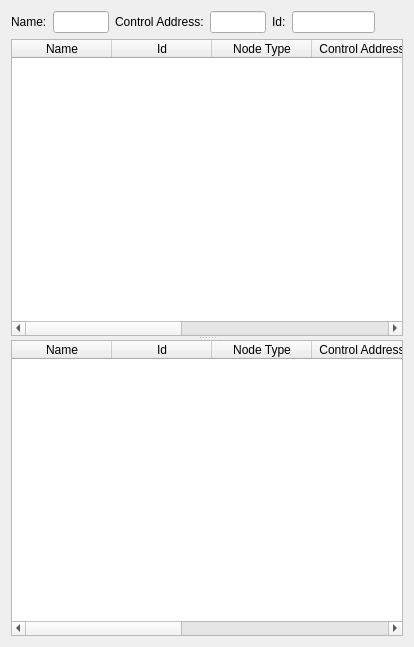
<?xml version="1.0" encoding="UTF-8"?>
<ui version="4.0">
 <class>RawStatistics</class>
 <widget class="QWidget" name="RawStatistics">
  <property name="geometry">
   <rect>
    <x>0</x>
    <y>0</y>
    <width>414</width>
    <height>647</height>
   </rect>
  </property>
  <property name="windowTitle">
   <string>Raw Node Statistics</string>
  </property>
  <layout class="QVBoxLayout" name="verticalLayout">
   <item>
    <layout class="QHBoxLayout" name="horizontalLayout" stretch="0,2,0,2,0,3,1">
     <item>
      <widget class="QLabel" name="label">
       <property name="text">
        <string>Name:</string>
       </property>
      </widget>
     </item>
     <item>
      <widget class="QLineEdit" name="name">
       <property name="readOnly">
        <bool>true</bool>
       </property>
      </widget>
     </item>
     <item>
      <widget class="QLabel" name="label_2">
       <property name="text">
        <string>Control Address:</string>
       </property>
      </widget>
     </item>
     <item>
      <widget class="QLineEdit" name="address">
       <property name="readOnly">
        <bool>true</bool>
       </property>
      </widget>
     </item>
     <item>
      <widget class="QLabel" name="label_3">
       <property name="text">
        <string>Id:</string>
       </property>
      </widget>
     </item>
     <item>
      <widget class="QLineEdit" name="id">
       <property name="maxLength">
        <number>20</number>
       </property>
       <property name="readOnly">
        <bool>true</bool>
       </property>
      </widget>
     </item>
     <item>
      <spacer name="horizontalSpacer">
       <property name="orientation">
        <enum>Qt::Horizontal</enum>
       </property>
       <property name="sizeHint" stdset="0">
        <size>
         <width>0</width>
         <height>20</height>
        </size>
       </property>
      </spacer>
     </item>
    </layout>
   </item>
   <item>
    <widget class="QSplitter" name="tableSplitter">
     <property name="orientation">
      <enum>Qt::Vertical</enum>
     </property>
     <widget class="QTableWidget" name="localTable">
      <property name="editTriggers">
       <set>QAbstractItemView::NoEditTriggers</set>
      </property>
      <property name="selectionMode">
       <enum>QAbstractItemView::SingleSelection</enum>
      </property>
      <property name="selectionBehavior">
       <enum>QAbstractItemView::SelectRows</enum>
      </property>
      <property name="sortingEnabled">
       <bool>true</bool>
      </property>
      <property name="wordWrap">
       <bool>false</bool>
      </property>
      <attribute name="verticalHeaderVisible">
       <bool>false</bool>
      </attribute>
      <column>
       <property name="text">
        <string>Name</string>
       </property>
       <property name="toolTip">
        <string>Name of node</string>
       </property>
      </column>
      <column>
       <property name="text">
        <string>Id</string>
       </property>
       <property name="toolTip">
        <string>Identity of node</string>
       </property>
      </column>
      <column>
       <property name="text">
        <string>Node Type</string>
       </property>
      </column>
      <column>
       <property name="text">
        <string>Control Address</string>
       </property>
       <property name="toolTip">
        <string>Address of node</string>
       </property>
      </column>
      <column>
       <property name="text">
        <string>Data Address</string>
       </property>
       <property name="toolTip">
        <string>Is this node multicast enabled.</string>
       </property>
      </column>
      <column>
       <property name="text">
        <string># Recv</string>
       </property>
       <property name="toolTip">
        <string>Number of packets received from this node.</string>
       </property>
      </column>
      <column>
       <property name="text">
        <string># Retry</string>
       </property>
       <property name="toolTip">
        <string>Number of retransmitted packets to this node.</string>
       </property>
      </column>
     </widget>
     <widget class="QTableWidget" name="remoteTable">
      <property name="editTriggers">
       <set>QAbstractItemView::NoEditTriggers</set>
      </property>
      <property name="selectionMode">
       <enum>QAbstractItemView::SingleSelection</enum>
      </property>
      <property name="selectionBehavior">
       <enum>QAbstractItemView::SelectRows</enum>
      </property>
      <property name="sortingEnabled">
       <bool>true</bool>
      </property>
      <property name="wordWrap">
       <bool>false</bool>
      </property>
      <attribute name="verticalHeaderVisible">
       <bool>false</bool>
      </attribute>
      <column>
       <property name="text">
        <string>Name</string>
       </property>
       <property name="toolTip">
        <string>Name of node</string>
       </property>
      </column>
      <column>
       <property name="text">
        <string>Id</string>
       </property>
       <property name="toolTip">
        <string>Identity of node</string>
       </property>
      </column>
      <column>
       <property name="text">
        <string>Node Type</string>
       </property>
      </column>
      <column>
       <property name="text">
        <string>Control Address</string>
       </property>
       <property name="toolTip">
        <string>Address of node</string>
       </property>
      </column>
      <column>
       <property name="text">
        <string>Data Address</string>
       </property>
       <property name="toolTip">
        <string>Is this node multicast enabled.</string>
       </property>
      </column>
      <column>
       <property name="text">
        <string># Recv</string>
       </property>
       <property name="toolTip">
        <string>Number of packets received from this node.</string>
       </property>
      </column>
      <column>
       <property name="text">
        <string># Retry</string>
       </property>
       <property name="toolTip">
        <string>Number of retransmitted packets to this node.</string>
       </property>
      </column>
     </widget>
    </widget>
   </item>
  </layout>
 </widget>
 <resources/>
 <connections/>
</ui>
